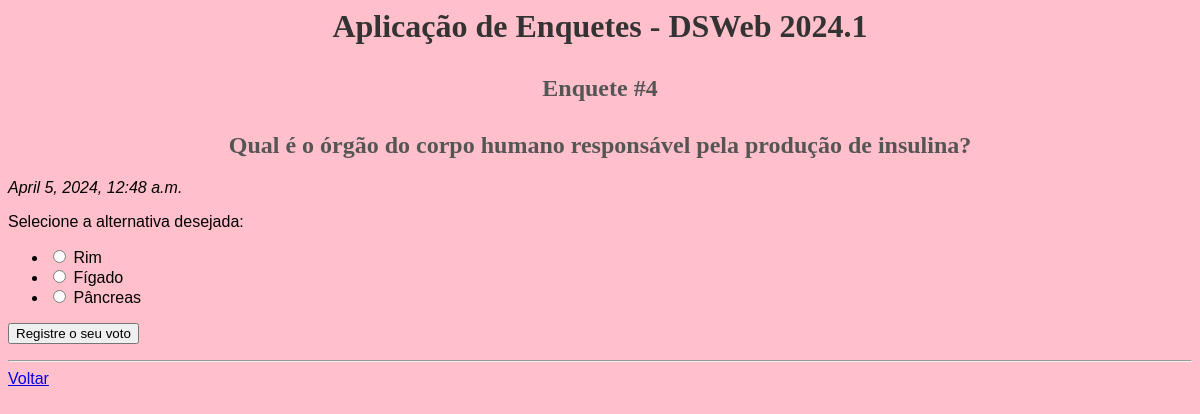
/enquetes/4/, run on the app's committed database.
### enquetes/models.py (models this page shows, shortened)
class Pergunta(models.Model):
    texto = models.CharField(max_length=150)
    data_pub = models.DateTimeField('Data de publicação')

class Alternativa(models.Model):
    texto = models.CharField(max_length=100)
    quant_votos = models.IntegerField(
        'Quantidade de votos', default=0
    )
    pergunta = models.ForeignKey(Pergunta, on_delete=models.CASCADE)

### enquetes/views.py (the view, shortened to what this page needs)
class DetalhesView(View):
    template = 'enquetes/pergunta_detail.html'
    def resposta(self, request, pergunta, error):
        contexto = {'pergunta': pergunta, 'error':error}
        return render(request, self.template, contexto)
    def get(self, request, *args, **kwargs):
        pergunta_id = kwargs['pk']
        pergunta = get_object_or_404(Pergunta, pk = pergunta_id)
        return self.resposta(request, pergunta, None)

### enquetes/templates/enquetes/pergunta_detail.html (shortened to what this page needs)
{% load static %}
<html>
    <head>
        <link rel="stylesheet" type="text/css" href="{% static 'style.css' %}">
    </head>
    <body>
        <h1>Aplicação de Enquetes - DSWeb 2024.1</h1>
        <h2>Enquete #{{ pergunta.id }}</h2>
        <h2>{{ pergunta.texto }}</h2>
        <p><i>{{ pergunta.data_pub }}</i></p>
        <p>Selecione a alternativa desejada:</p>
        <form action="{% url 'enquetes:detalhes' pergunta.id %}"
              method="post">
          <ul>
          {% for alt in pergunta.alternativa_set.all %}
            <li>
              <input type="radio" name="escolha" value="{{ alt.id }}"
                     id="alt{{ forloop.counter }}"/>
              <label for="alt{{ forloop.counter }}">
                {{ alt.texto }}
              </label>
            </li>
          {% endfor %}
          </ul>
          <input type="submit" value="Registre o seu voto"/>
        </form>
        <hr>
        <a href="{% url 'enquetes:index' %}">Voltar</a>
    </body>
</html>

### static/style.css (style rules this page uses)
body { background-color: #FFC0CB; font-family: Arial, sans-serif; }
h1 { text-align: center; color: #333; font-family: Georgia, 'Times New Roman', Times, serif; }
h2 { text-align: center; color: #555; font-family: 'Comic Sans MS', Cursive; margin-top: 30px; }

### data on the page
Pergunta: id "4", texto "Qual é o órgão do corpo humano responsável pela produção de insulina?", data_pub "April 5, 2024, 12:48 a.m."
Alternativa: texto "Rim"
Alternativa: texto "Fígado"
Alternativa: texto "Pâncreas"
